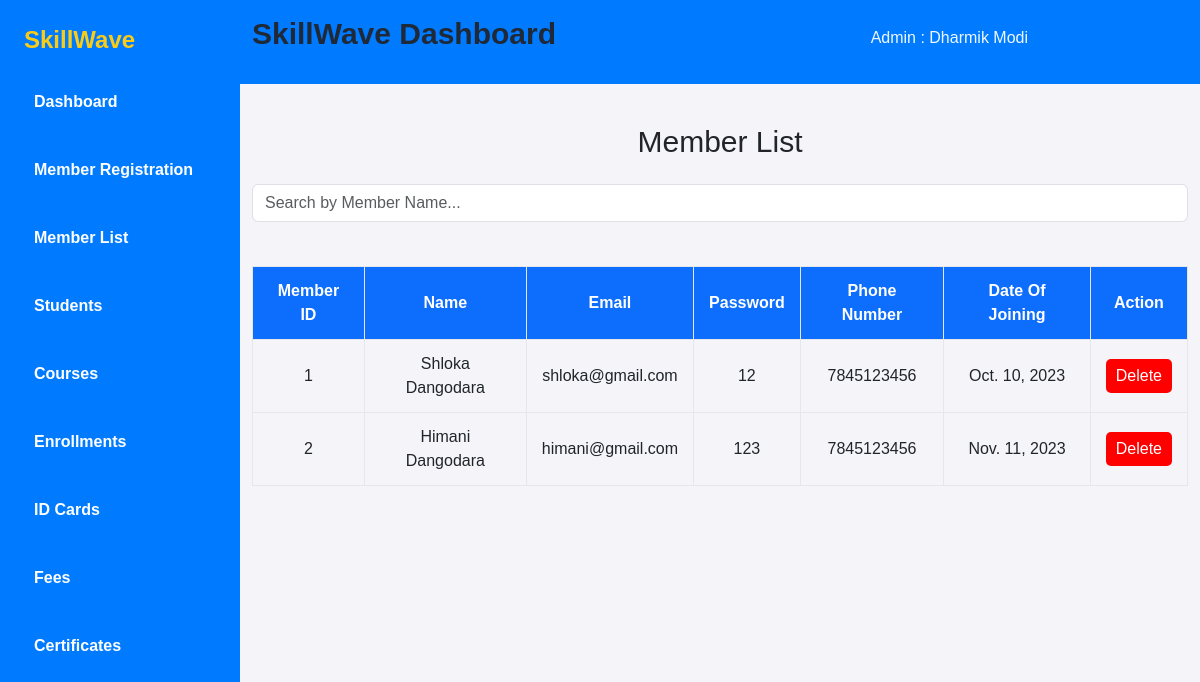
The page /member_list/1 on the database its author committed.
### myapp/models.py (models this page shows, shortened)
class Admin(models.Model):
    admin_id = models.AutoField(primary_key=True, verbose_name="ID")
    email = models.EmailField(max_length=50)
    password = models.CharField(max_length=10)
    name = models.CharField(max_length=50)

class Member(models.Model):
    member_id = models.AutoField(primary_key=True, verbose_name="ID")
    admin = models.ForeignKey(Admin, on_delete = models.CASCADE )
    member_name = models.CharField(max_length=50)
    member_email = models.EmailField(max_length=50)
    member_password = models.CharField(max_length=10)
    member_phone = models.CharField(max_length=10)
    date_of_joining = models.DateField()

### myapp/views.py (the view)
# urls.py: path('member_list/<int:admin_id>', views.Member_List, name='member_list'),
def Member_List(request, admin_id):
    c = models.Admin.objects.get(admin_id=admin_id)
    id = c.admin_id
    members = models.Member.objects.filter(admin_id=admin_id).count()
    context = {
        'id': id,
        'admin': models.Admin.objects.get(admin_id=admin_id),
        'members': members,
        'admin_id': admin_id,
    }
    members = models.Member.objects.filter(admin_id=admin_id)
    context['members'] = members
    return render(request, 'member_list.html', context)

### myapp/templates/member_list.html (shortened to what this page needs)
<!DOCTYPE html>
<html lang="en">
<head>
    <script src="https://cdn.tailwindcss.com"></script>
    <link href="https://cdn.jsdelivr.net/npm/bootstrap@5.3.5/dist/css/bootstrap.min.css" rel="stylesheet">
    <link rel="stylesheet" href="https://cdnjs.cloudflare.com/ajax/libs/font-awesome/6.5.0/css/all.min.css">
</head>
<body>
    <div class="flex">
        <aside class="w-1/5 sidebar text-white min-h-screen p-6">
            <h2 class="text-2xl font-bold mb-6"><a href="#">SkillWave</a></h2>
            <ul>
                <li class="mb-4 font-semibold"><a href="{% url 'admin_dashboard' admin_id %}">Dashboard</a></li>
                <li class="mb-4 font-semibold"><a href="{% url 'member_register' admin_id %}">Member Registration</a></li>
                <li class="mb-4 font-semibold"><a href="{% url 'member_list' admin_id %}">Member List</a></li>
                <li class="mb-4 font-semibold"><a href="{% url 'student' admin_id %}">Students</a></li>
                <li class="mb-4 font-semibold"><a href="{% url 'course' admin_id %}">Courses</a></li>
                <li class="mb-4 font-semibold"><a href="{% url 'enrollment' admin_id %}">Enrollments</a></li>
                <li class="mb-4 font-semibold"><a href="{% url 'idcard' admin_id %}">ID Cards</a></li>
                <li class="mb-4 font-semibold"><a href="{% url 'fee' admin_id %}">Fees</a></li>
                <li class="mb-4 font-semibold"><a href="{% url 'certificate' admin_id %}">Certificates</a></li>
            </ul>
        </aside>
        <main class="w-4/5 ">
            <nav class="site-nav mb-10" style="background-color: #007bff;">
                <div class="pb-2 top-bar mb-3">
                    <div class="container">
                        <div class="row align-items-center">
                            <div class="col-lg-7 ">
                                <h1 class="flex text-3xl font-bold text-gray-800 mb-6 mt-3">SkillWave Dashboard</h1>
                            </div>
                            <div class="col-lg-3">
                                <div class="text-right" style="color: aliceblue;">Admin : {{admin.name }}</div>
                            </div>
                        </div>
                    </div>
                </div>
            </nav>
            <div class="container">
                <h2 class="text-center text-3xl mb-4">Member List</h2>
                <div class="d-flex justify-content-end">
                    <input type="text" id="searchInput" name="searchInput" class="form-control search-box" placeholder="Search by Member Name...">
                </div><br>
                <div class="table-responsive">
                    <table class="table-bordered text-center">
                        <thead class="bg-primary text-white">
                            <tr>
                                <th>Member ID</th>
                                <th>Name</th>
                                <th>Email</th>
                                <th>Password</th>
                                <th>Phone Number</th>
                                <th>Date Of Joining</th>
                                <th>Action</th>
                            </tr>
                        </thead>
                        <tbody>
                            {% for member in members %}
                            <tr>
                                <td>{{ member.member_id }}</td>
                                <td>{{ member.member_name }}</td>
                                <td>{{ member.member_email }}</td>
                                <td>{{ member.member_password }}</td>
                                <td>{{ member.member_phone }}</td>
                                <td>{{ member.date_of_joining }}</td>
                                <td>
                                    <form action="#" method="POST" class="inline-block">
                                        <button type="submit" class="btn-delete">Delete</button>
                                    </form>
                                </td>
                            </tr>
                            {% empty %}
                            <tr>
                                <td colspan="7" class="text-center text-gray-500">No members available.</td>
                            </tr>
                            {% endfor %}
                        </tbody>
                    </table>
                </div>
            </div>
        </main>
    </div>
</body>
</html>

### myapp/templates/member_list.html (style rules this page uses)
body { font-family: 'Poppins', sans-serif; background: #f4f4f9; }
.sidebar { background: #007bff; }
.sidebar h2 a { color: #facc15; text-decoration: none; }
.sidebar ul li { cursor: pointer; transition: 0.3s; }
.btn-delete { background-color: red; color: white; padding: 5px 10px; border-radius: 5px; text-decoration: none; }
table { width: 100%; border-collapse: collapse; margin-top: 20px; }
thead { background-color: #007bff; color: white; }
th, td { padding: 12px 15px; text-align: center; border-bottom: 1px solid #ddd; }
.sidebar ul li a { color: white; text-decoration: none; display: block; padding: 10px; }
.btn-delete { background-color: red !important; color: white; }

### rows shown on the page
Admin: name "Dharmik Modi"
Member: member_id "1", member_name "Shloka Dangodara", member_email "shloka@gmail.com", member_password "12", member_phone "7845123456", date_of_joining "Oct. 10, 2023"
Member: member_id "2", member_name "Himani Dangodara", member_email "himani@gmail.com", member_password "123", member_phone "7845123456", date_of_joining "Nov. 11, 2023"
